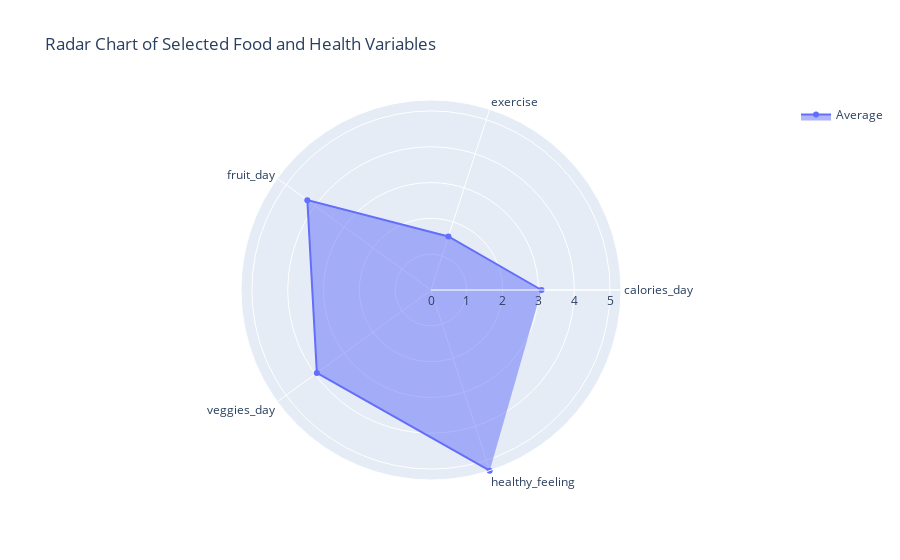

The notebook cell this image was saved under:
### Code cell
# 7.  radar chart
# Select the columns for the radar chart
columns = ['calories_day', 'exercise', 'fruit_day', 'veggies_day', 'healthy_feeling']

# Remove rows with missing values in the selected columns
subset = food[columns].dropna()

# Take the mean of the selected columns for plotting
data_mean = subset.mean()

# Create the radar chart
fig = go.Figure()

fig.add_trace(go.Scatterpolar(
    r=data_mean,
    theta=columns,
    fill='toself',
    name='Average'
))

fig.update_layout(
    polar=dict(
        radialaxis=dict(
            visible=True,
            range=[0, max(data_mean)]
        )),
    showlegend=True,
    title='Radar Chart of Selected Food and Health Variables'
)

fig.show()

### Figure 1 — Plotly figure (JSON) as saved in the notebook; plotly's stock layout.template omitted (floating-point values rounded to 4 significant figures)
{"data": [{"fill": "toself", "name": "Average", "r": [3.085, 1.573, 4.268, 3.939, 5.305], "theta": ["calories_day", "exercise", "fruit_day", "veggies_day", "healthy_feeling"], "type": "scatterpolar"}], "layout": {"autosize": true, "polar": {"angularaxis": {"type": "category"}, "radialaxis": {"autorange": false, "range": [0, 5.305], "type": "linear", "visible": true}}, "showlegend": true, "title": {"text": "Radar Chart of Selected Food and Health Variables"}}}
